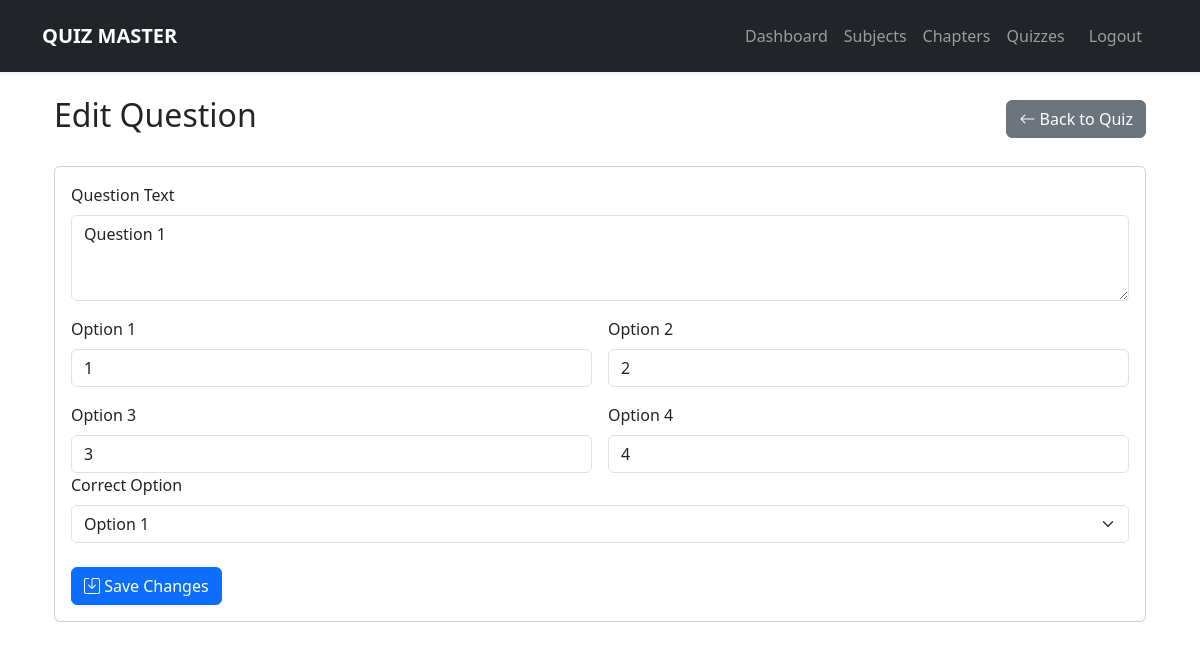
Screenshot of /admin/questions/edit/1 (signed in) with the database file from the repository.
### models.py (models this page shows)
class Question(db.Model):
    id = db.Column(db.Integer, primary_key=True)
    text = db.Column(db.Text, nullable=False)
    option1 = db.Column(db.String(200))
    option2 = db.Column(db.String(200))
    option3 = db.Column(db.String(200))
    option4 = db.Column(db.String(200))
    correct_option = db.Column(db.Integer)
    quiz_id = db.Column(db.Integer, db.ForeignKey('quiz.id'))
    created_at = db.Column(db.DateTime, default=datetime.utcnow)

### app.py (the view, shortened to what this page needs)
@app.route('/admin/questions/edit/<int:question_id>', methods=['GET', 'POST'])
@login_required
def edit_question(question_id):
    if not current_user.is_admin:
        abort(403)
    question = Question.query.get_or_404(question_id)
    form = QuestionForm(obj=question)
    return render_template('admin/edit_question.html',
                         form=form,
                         question=question)

### forms.py
class QuestionForm(FlaskForm):
    text = TextAreaField('Question Text', validators=[DataRequired()])
    option1 = StringField('Option 1', validators=[DataRequired()])
    option2 = StringField('Option 2', validators=[DataRequired()])
    option3 = StringField('Option 3')
    option4 = StringField('Option 4')
    correct_option = SelectField('Correct Option', choices=[
        (1, 'Option 1'),
        (2, 'Option 2'),
        (3, 'Option 3'),
        (4, 'Option 4')
    ], coerce=int, validators=[DataRequired()])
    submit = SubmitField('Save Question')

### app.py (called while the page is built)
@login_manager.user_loader
def load_user(user_id):
    return User.query.get(int(user_id))

### templates/admin/edit_question.html (shortened to what this page needs)
{% extends "base.html" %}
{% block content %}
<div class="container-fluid">
    <div class="d-flex justify-content-between align-items-center mb-4">
        <h2>Edit Question</h2>
        <a href="{{ url_for('edit_quiz', quiz_id=question.quiz_id) }}"
           class="btn btn-secondary">
            <i class="bi bi-arrow-left"></i> Back to Quiz
        </a>
    </div>
    <div class="card">
        <div class="card-body">
            <form method="POST">
                <div class="mb-3">
                    {{ form.text.label(class="form-label") }}
                    {{ form.text(class="form-control", rows=3) }}
                </div>
                <div class="row g-3">
                    <div class="col-md-6">
                        {{ form.option1.label(class="form-label") }}
                        {{ form.option1(class="form-control") }}
                    </div>
                    <div class="col-md-6">
                        {{ form.option2.label(class="form-label") }}
                        {{ form.option2(class="form-control") }}
                    </div>
                    <div class="col-md-6">
                        {{ form.option3.label(class="form-label") }}
                        {{ form.option3(class="form-control") }}
                    </div>
                    <div class="col-md-6">
                        {{ form.option4.label(class="form-label") }}
                        {{ form.option4(class="form-control") }}
                    </div>
                </div>
                <div class="mb-3">
                    {{ form.correct_option.label(class="form-label") }}
                    {{ form.correct_option(class="form-select") }}
                </div>
                <div class="mt-4">
                    <button type="submit" class="btn btn-primary">
                        <i class="bi bi-save"></i> Save Changes
                    </button>
                </div>
            </form>
        </div>
    </div>
</div>
{% endblock %}

### rows the page displays
Question: text "Question 1", option1 "1", option2 "2", option3 "3", option4 "4", correct_option "Option 1"
